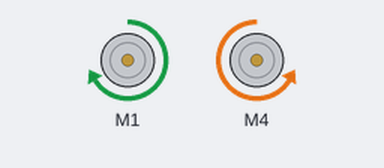
Bench run of a sketch on a simulated Arduino Uno, built with avr-gcc and run on an emulated ATmega328P. Shown: 2 × DC motor (green arrow = forward, orange = backward, longer = faster).

Above: at 1.5 s.
At 3.5 s:
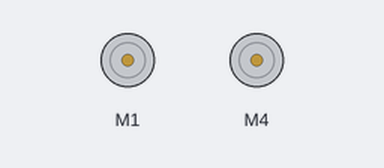
At 5.5 s:
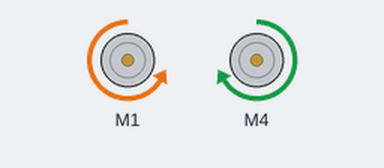
Timing chart, 0 to 10.4 s (numbered marks = the images above):
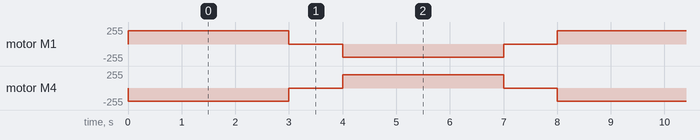

The sketch:

2.L293D_motor_shield_2.ino
```cpp
/* 이 소스는 에듀이노(Eduino)에 의해서 번역, 수정, 작성되었고 소유권 또한 에듀이노의 것입니다.
  소유권자의 허락을 받지 않고 무단으로 수정, 삭제하여 배포할 시 법적인 처벌을 받을 수도 있습니다.
*/
#include <SoftwareSerial.h>
#include <AFMotor.h>

AF_DCMotor motor_L(1);
AF_DCMotor motor_R(4);

void setup() {
  motor_L.setSpeed(200);
  motor_L.run(RELEASE);
  motor_R.setSpeed(200);
  motor_R.run(RELEASE);
}

void loop() {
 motor_L.run(FORWARD);
 motor_R.run(BACKWARD);
 delay(3000);

 motor_L.run(RELEASE);
 motor_R.run(RELEASE);
 delay(1000);

 motor_L.run(BACKWARD);
 motor_R.run(FORWARD);
 delay(3000);

 motor_L.run(RELEASE);
 motor_R.run(RELEASE);
 delay(1000);

}
```

Measured:
- by itself, motor M1: repeats every 8.0 s: stopped 1.0 s, backward 200/255 3.0 s, stopped 1.0 s, forward 200/255 3.0 s
- by itself, motor M4: repeats every 8.0 s: stopped 1.0 s, forward 200/255 3.0 s, stopped 1.0 s, backward 200/255 3.0 s
